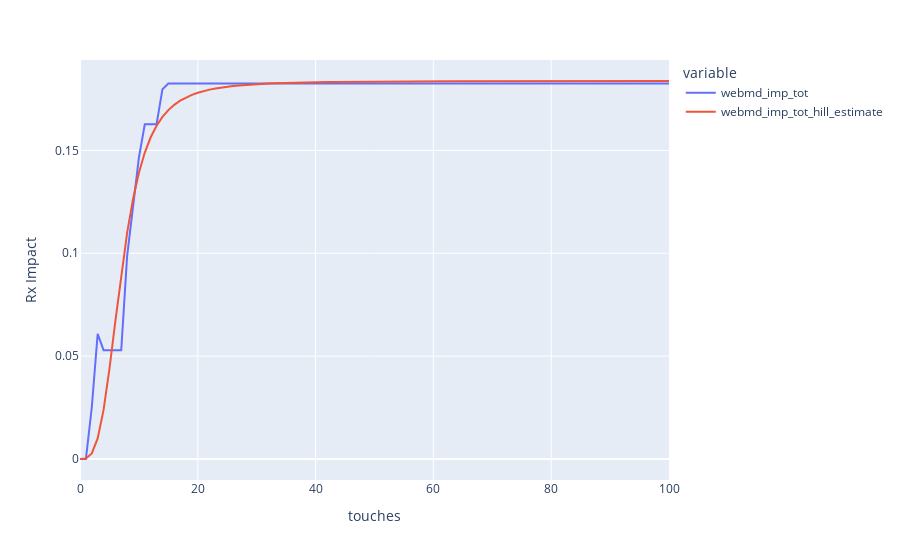

Notebook source saved alongside this figure:
### Code cell
response_curves.plot(channel4['resp_df'], 'touches', ['webmd_imp_tot', 'webmd_imp_tot_hill_estimate'])
